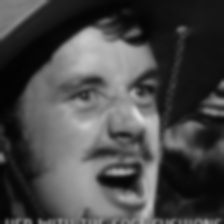
#> input picture Dataset/0/image0000061.jpg, 224 x 224 px, found by its file name; its folder holds only this picture in this run
$ jupyter execute --allow-errors dataProcessing.ipynb
#> lines starting #> are read from the running program, lines starting #| are printed output that depends on the picture
[cell 1]
import cv2 as cv
import os

[cell 2]
Datadirectory = "G:\Emotions"
Classes = ['0','1','2','3','4','5','6','7']
img_size = 48

[cell 3]
save_path_directory = "G:\Dataset"

[cell 4]
faces = cv.CascadeClassifier(r'haarcascade_frontalface_default.xml')

[cell 5]
def create_trainning_Dataset():
    for category in Classes:
        path = os.path.join(Datadirectory, category)
        save_path = os.path.join(save_path_directory, category)
        for img in os.listdir(path):
            try:
                img_array = cv.imread(os.path.join(path,img))
#> img_array is the input picture: shape (224, 224, 3); min 3, max 217, mean 71.5

                blur_img_array = cv.GaussianBlur(img_array, (9,9), 0)
#                 grey_img_array = cv.cvtColor(blur_img_array, cv.COLOR_BGR2GRAY)
                resized_img_array = cv.resize(blur_img_array, (img_size,img_size),interpolation =cv.INTER_AREA)
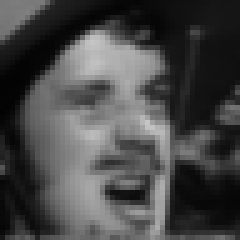
#> resized_img_array: shape (48, 48, 3) (shown 5 times larger); min 3, max 197, mean 71.4
                cv.imwrite(os.path.join(save_path,img), resized_img_array)
            except Exception as e:
                print(e)
                break
